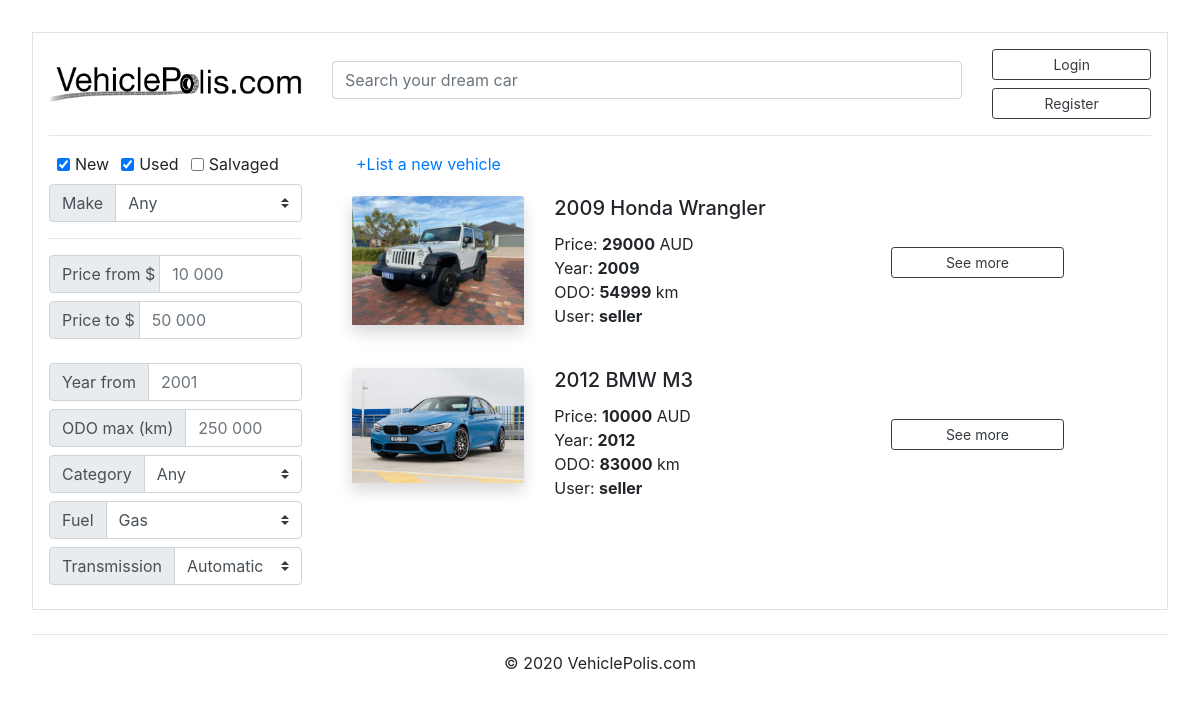
/item_list, run on the app's committed database.
### marketplace/models.py (models this page shows, shortened)
class Post(db.Model):
    id = db.Column(db.Integer, primary_key=True)
    condition = db.Column(db.String(100), nullable=False)
    title = db.Column(db.String(100), nullable=False)
    make = db.Column(db.String(100), nullable=False)
    model = db.Column(db.String(100), nullable=False)
    price = db.Column(db.Integer(), nullable=False)
    year = db.Column(db.Integer(), nullable=False)
    ODO = db.Column(db.Integer(), nullable=False)
    category = db.Column(db.String(100), nullable=False)
    fuel = db.Column(db.String(100), nullable=False)
    transmission = db.Column(db.String(100), nullable=False)
    quantity = db.Column(db.Integer(), nullable=False)
    date_posted = db.Column(db.DateTime, nullable=False, default=datetime.utcnow)
    description = db.Column(db.Text, nullable=True)
    image_file = db.Column(db.String(20), nullable=False, default='default.png')
    user_id = db.Column(db.Integer, db.ForeignKey('user.id'), nullable=False)

class User(db.Model, UserMixin):
    id = db.Column(db.Integer, primary_key=True)
    username = db.Column(db.String(20), unique=True, nullable=False)
    email = db.Column(db.String(120), unique=True, nullable=False)
    password = db.Column(db.String(60), nullable=False)
    role = db.Column(db.String(10), unique=False, nullable=False) #not sure about this one, gotta figure out
    posts = db.relationship('Post', backref='author', lazy=True)

### marketplace/routes.py (the view)
@app.route("/item_list")
def item_list():
    posts = Post.query.order_by(Post.id.desc()).all()
    return render_template('item_list.html', posts=posts)

### marketplace/templates/item_list.html (shortened to what this page needs)
{% extends "base.html" %}
{% block content %}
<div class="row">
  <div class="col-md-3">
    <div class="row mb-2 mx-2">
        <div class="form-check form-check-inline">
          <input class="form-check-input" type="checkbox" id="inlineCheckbox1" value="option1" checked>
          <label class="form-check-label" for="inlineCheckbox1">New</label>
        </div>
        <div class="form-check form-check-inline">
          <input class="form-check-input" type="checkbox" id="inlineCheckbox2" value="option2" checked>
          <label class="form-check-label" for="inlineCheckbox2">Used</label>
        </div>
        <div class="form-check form-check-inline">
          <input class="form-check-input" type="checkbox" id="inlineCheckbox3" value="pt pl-5">
          <label class="form-check-label" for="inlineCheckbox3">Salvaged</label>
        </div>
    </div>
    <div class="input-group mb-2">
      <div class="input-group-prepend">
        <label class="input-group-text" for="inputGroupSelect01">Make</label>
      </div>
      <select class="custom-select" id="inputGroupSelect01">
        <option selected>Any</option>
      </select>
    </div>
    <hr>
    <div class="input-group mb-2">
      <div class="input-group-prepend">
        <span class="input-group-text mr-n2" id="basic-addon1">Price from $</span>
      </div>
      <input type="text" class="form-control" placeholder="10 000" aria-label="Username" aria-describedby="basic-addon1">
    </div>
    <div class="input-group mb-4">
      <div class="input-group-prepend">
        <span class="input-group-text mr-n2" id="basic-addon1">Price to $</span>
      </div>
      <input type="text" class="form-control" placeholder="50 000" aria-label="Username" aria-describedby="basic-addon1">
    </div>
    <div class="input-group mb-2">
      <div class="input-group-prepend">
        <span class="input-group-text" id="basic-addon1">Year from</span>
      </div>
      <input type="text" class="form-control" placeholder="2001" aria-label="Username" aria-describedby="basic-addon1">
    </div>
    <div class="input-group mb-2">
      <div class="input-group-prepend">
        <span class="input-group-text" id="basic-addon1">ODO max (km)</span>
      </div>
      <input type="text" class="form-control" placeholder="250 000" aria-label="Username" aria-describedby="basic-addon1">
    </div>
    <div class="input-group mb-2">
      <div class="input-group-prepend">
        <label class="input-group-text" for="inputGroupSelect01">Category</label>
      </div>
      <select class="custom-select" id="inputGroupSelect01">
        <option>Any</option>
      </select>
    </div>
    <div class="input-group mb-2">
      <div class="input-group-prepend">
        <label class="input-group-text" for="inputGroupSelect01">Fuel</label>
      </div>
      <select class="custom-select" id="inputGroupSelect01">
        <option selected>Gas</option>
      </select>
    </div>
    <div class="input-group mb-2">
      <div class="input-group-prepend">
        <label class="input-group-text" for="inputGroupSelect01">Transmission</label>
      </div>
      <select class="custom-select" id="inputGroupSelect01">
        <option value="1">Automatic</option>
      </select>
    </div>
  </div>
    <div class="col-md-9">
      <a href="{{ url_for('add_item') }}" class="m-4"> +List a new vehicle</a>
      {% for post in posts %}
      <div class="card border-0">
        <div class="card-body">
          <div class="row">
            <div class="col-xl-3 col-lg-3 col-xs-3">
              <img class="card-img-top shadow" src="{{ url_for('static', filename='images/' + post.image_file) }}" alt="Card image cap">
            </div>
            <div class="col-xl-5 col-lg-5 col-xs-5">
              <h5 class="card-title">{{ post.year }} {{ post.make }} {{ post.model }}</h5>
              Price: <strong>{{ post.price }}</strong> AUD<br>
              Year: <strong>{{ post.year }}</strong><br>
              ODO: <strong>{{ post.ODO }}</strong> km<br>
              User: <strong>{{ post.author.username }}</strong>
            </div>
            <div class="col-xl-3 col-lg-3 col-xs-3 my-auto">
              <button onclick="location.href='item_details.html';" type="button" class="mt-auto btn btn-outline-dark btn-block btn-sm">See more</button>
            </div>
          </div>
        </div>
      </div>
      {% endfor %}
    </div>
</div>
{% endblock content %}

### marketplace/static/CSS/styles.css (style rules this page uses)
body { margin:2rem; }

### data on the page
Post: image_file (picture), year "2009", make "Honda", model "Wrangler", price "29000", ODO "54999", author.username "seller"
Post: image_file (picture), year "2012", make "BMW", model "M3", price "10000", ODO "83000", author.username "seller"
